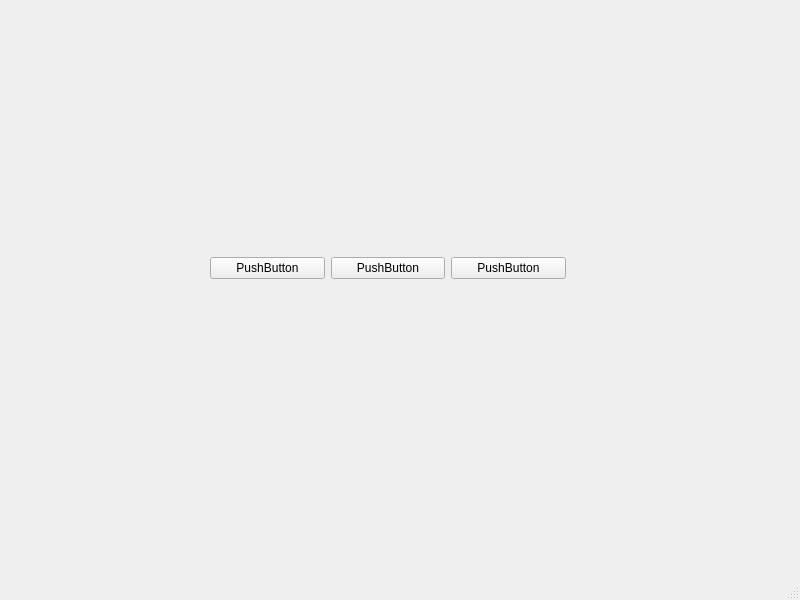
<?xml version="1.0" encoding="UTF-8"?>
<ui version="4.0">
 <class>MainWindow</class>
 <widget class="QMainWindow" name="MainWindow">
  <property name="geometry">
   <rect>
    <x>0</x>
    <y>0</y>
    <width>800</width>
    <height>600</height>
   </rect>
  </property>
  <property name="windowTitle">
   <string>MainWindow</string>
  </property>
  <widget class="QWidget" name="centralwidget">
   <widget class="QWidget" name="">
    <property name="geometry">
     <rect>
      <x>210</x>
      <y>250</y>
      <width>356</width>
      <height>36</height>
     </rect>
    </property>
    <layout class="QHBoxLayout" name="horizontalLayout">
     <item>
      <widget class="QPushButton" name="pushButton">
       <property name="text">
        <string>PushButton</string>
       </property>
      </widget>
     </item>
     <item>
      <widget class="QPushButton" name="pushButton_3">
       <property name="text">
        <string>PushButton</string>
       </property>
      </widget>
     </item>
     <item>
      <widget class="QPushButton" name="pushButton_2">
       <property name="text">
        <string>PushButton</string>
       </property>
      </widget>
     </item>
    </layout>
   </widget>
  </widget>
  <widget class="QMenuBar" name="menubar">
   <property name="geometry">
    <rect>
     <x>0</x>
     <y>0</y>
     <width>800</width>
     <height>30</height>
    </rect>
   </property>
  </widget>
  <widget class="QStatusBar" name="statusbar"/>
 </widget>
 <resources/>
 <connections/>
</ui>
